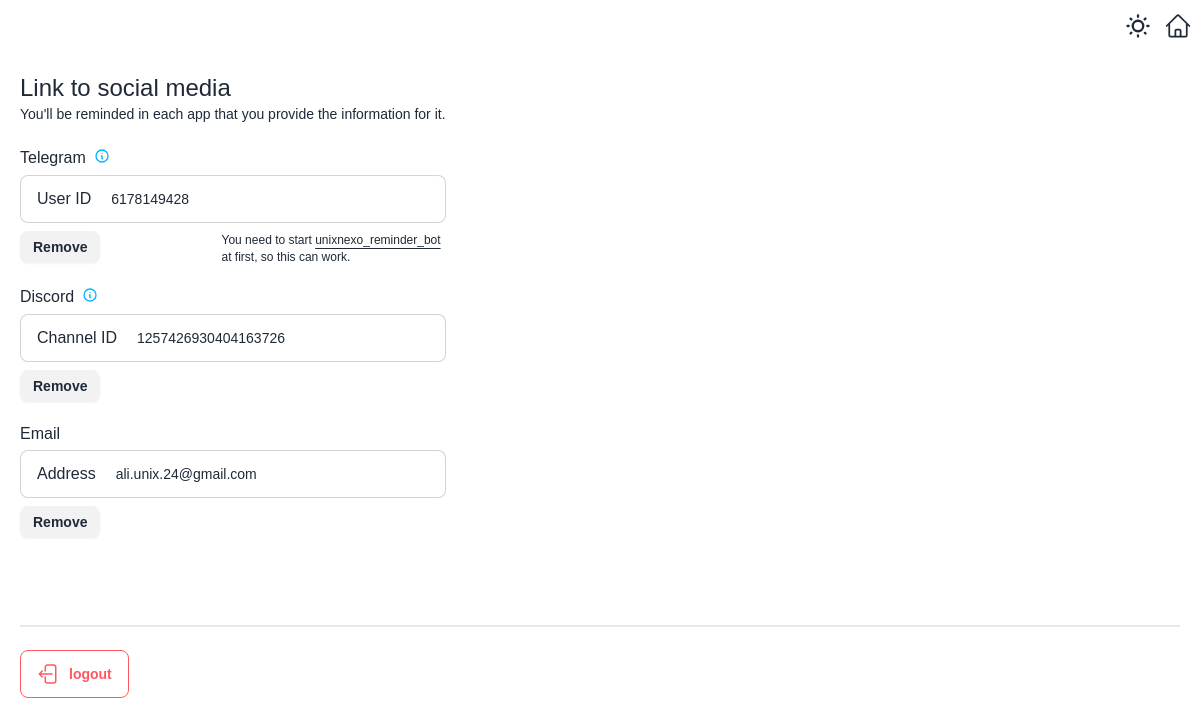
/user/settings/ (signed in), run on an earlier commit of the app's database.
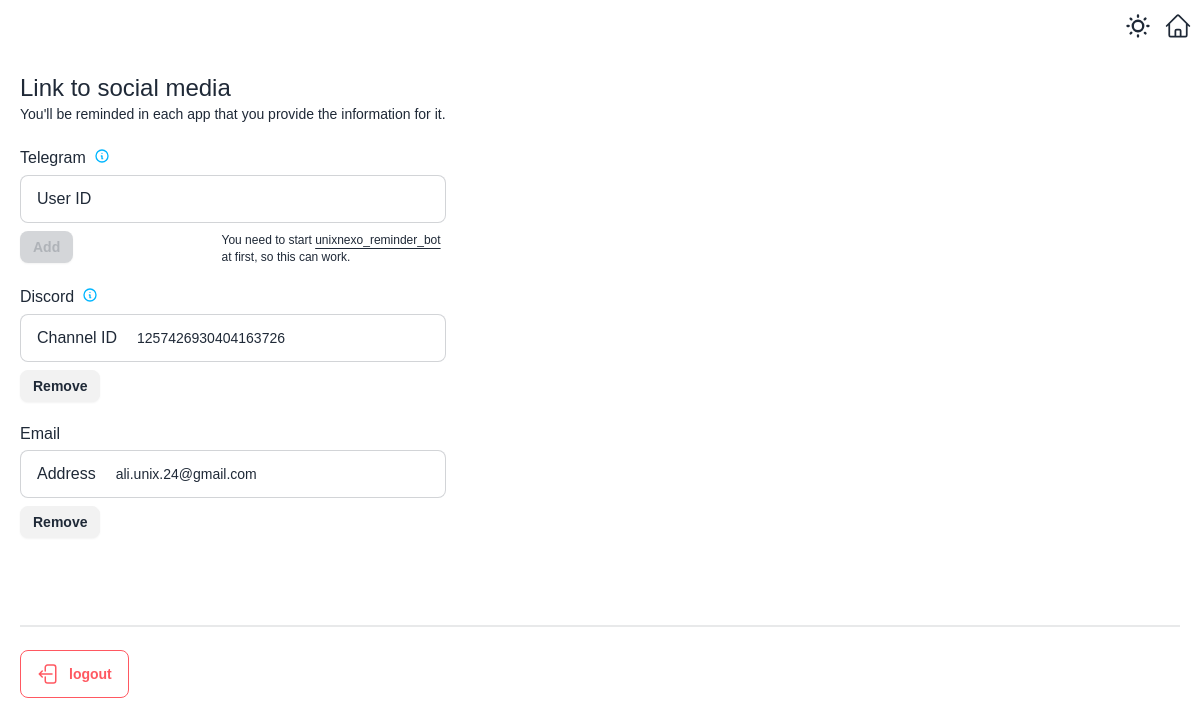
And on a later commit of the database.
### app/models.py (models this page shows, shortened)
class UserSettings(models.Model):
  user = models.OneToOneField(User, on_delete=models.CASCADE, related_name='settings')
  send_to_email = models.BooleanField(default=True)
  send_to_telegram = models.BooleanField(default=False)
  send_to_discord = models.BooleanField(default=False)
  telegram_id = models.CharField(max_length=20, blank=True, null=True)
  discord_id = models.CharField(max_length=100, blank=True, null=True)

class User(AbstractUser):
  has_verified_email = models.BooleanField(default=False)

### app/views.py (the view)
# urls.py: path('user/settings/', views.user_settings, name='settings'),
def user_settings(request: HttpRequest) -> HttpResponse:
    if not request.user.is_anonymous and request.user.has_verified_email:
        user_settings = UserSettings.objects.get(user=request.user)
        userEmail = User.objects.get(username=request.user.username).email
        telegram_id = user_settings.telegram_id
        discord_id = user_settings.discord_id
        return render(request, 'settings.html', {'user_email': userEmail, 'telegram_id': telegram_id, 'discord_id': discord_id, 'send_to_email': user_settings.send_to_email, 'send_to_telegram': user_settings.send_to_telegram, 'send_to_discord': user_settings.send_to_discord})
    else:
        return redirect('auth')

### app/templates/settings.html (shortened to what this page needs)
{% extends "base.html" %}
{% load static %}
{% block body %}
{% include "header.html" %}
<main>
    <div class="m-5 space-y-5 max-w-fit">
        <div>
            <h1 class="text-2xl">Link to social media</h1>
            <h2 class="text-sm">You'll be reminded in each app that you provide the information for it.</h2>
        </div>
        <form method="POST" hx-post="{% url "toggle_send_to_telegram" %}" hx-on::after-request="ch_btn_text('toggle-telegram-btn');" hx-target="#toggle-telegram-btn" hx-trigger="submit">
            <div class="flex items-center space-x-1">
                <p>Telegram</p>
                <div class="dropdown dropdown-start dropdown-top">
                    <div tabindex="0" role="button" class="btn btn-circle btn-ghost btn-xs text-info">
                        <svg tabindex="0" xmlns="http://www.w3.org/2000/svg" fill="none" viewBox="0 0 24 24" class="h-4 w-4 stroke-current">
                            <path stroke-linecap="round" stroke-linejoin="round" stroke-width="2" d="M13 16h-1v-4h-1m1-4h.01M21 12a9 9 0 11-18 0 9 9 0 0118 0z"></path>
                        </svg>
                    </div>
                </div>
            </div>
            <label class="input input-bordered flex items-center gap-2 mt-1">
                User ID
                <input id="telegram-input" name="telegram_id" type="text" class="grow input-sm" value="{% if telegram_id is not None  %}{{ telegram_id }}{% endif %}" required/>
            </label>
            <div class="lable inline-block float-end max-w-56 leading-none mt-2">
                <span class="label-text-alt">You need to start <a href="https://t.me/unixnexo_reminder_bot" target="_blank" class="underline underline-offset-4">unixnexo_reminder_bot</a> at first, so this can work.</span>
            </div>
            <button id="toggle-telegram-btn" type="submit" class="btn btn-sm mt-2" disabled>{% if not send_to_telegram %}Add{% else %}Remove{% endif %}</button>
        </form>
        <form method="POST" hx-post="{% url "toggle_send_to_discord" %}" hx-on::after-request="ch_btn_text('toggle-discord-btn');" hx-target="#toggle-discord-btn" hx-trigger="submit">
            <div class="flex items-center space-x-1">
                <p>Discord</p>
                <div class="dropdown">
                    <div tabindex="0" role="button" class="btn btn-circle btn-ghost btn-xs text-info">
                        <svg tabindex="0" xmlns="http://www.w3.org/2000/svg" fill="none" viewBox="0 0 24 24" class="h-4 w-4 stroke-current">
                            <path stroke-linecap="round" stroke-linejoin="round" stroke-width="2" d="M13 16h-1v-4h-1m1-4h.01M21 12a9 9 0 11-18 0 9 9 0 0118 0z"></path>
                        </svg>
                    </div>
                </div>
            </div>
            <label class="input input-bordered flex items-center gap-2 mt-1">
                Channel ID
                <input id="discord-input" name="discord_id" type="text" class="grow input-sm" value="{% if discord_id is not None  %}{{ discord_id }}{% endif %}" required/>
            </label>
            <button id="toggle-discord-btn" type="submit" class="btn btn-sm mt-2" disabled>{% if not send_to_discord %}Add{% else %}Remove{% endif %}</button>
        </form>
        <form method="POST" hx-post="{% url "toggle_send_to_email" %}" hx-target="#toggle-email-btn" hx-trigger="submit">
            <p>Email</p>
            <label class="input input-bordered flex items-center gap-2 mt-1">
                Address
                <input type="text" value="{{ user_email }}" class="grow input-sm" readonly/>
            </label>
            <button type="submit" id="toggle-email-btn" class="btn btn-sm mt-2">{% if not send_to_email %}Add{% else %}Remove{% endif %}</button>
        </form>
    </div>
    <div class="mt-20 m-5">
        <div class="divider"></div>
        <a href="{% url "sign_out" %}" class="btn btn-outline btn-error">
            logout
        </a>
    </div>
</main>
{% endblock body %}

### app/templates/base.html (shortened to what this page needs)
{% load static %}
<!DOCTYPE html>
<html lang="en">
<head>
    <link href="{% static "./src/css/output.css" %}" rel="stylesheet">
</head>
<body>
    {% block body %}{% endblock body %}
</body>
</html>

### app/templates/header.html (shortened to what this page needs)
{% url "auth" as auth_url %}
{% url "home" as home_url %}
<header class="flex flex-row-reverse justify-start items-center">
    {% if not request.path == auth_url and not request.path == home_url %}
    <a href="{% url "home" %}">
    </a>
    {% endif %}
    <label class="swap swap-rotate m-3">
        <input type="checkbox" class="theme-controller" id="theme-toggle" />
    </label>
</header>

What changed in the data, as far as the page shows it:
changed UserSettings: telegram_id "6178149428" → (not shown)
Also different on the page:
text no longer shown: "Remove"
text now shown: "Add"
